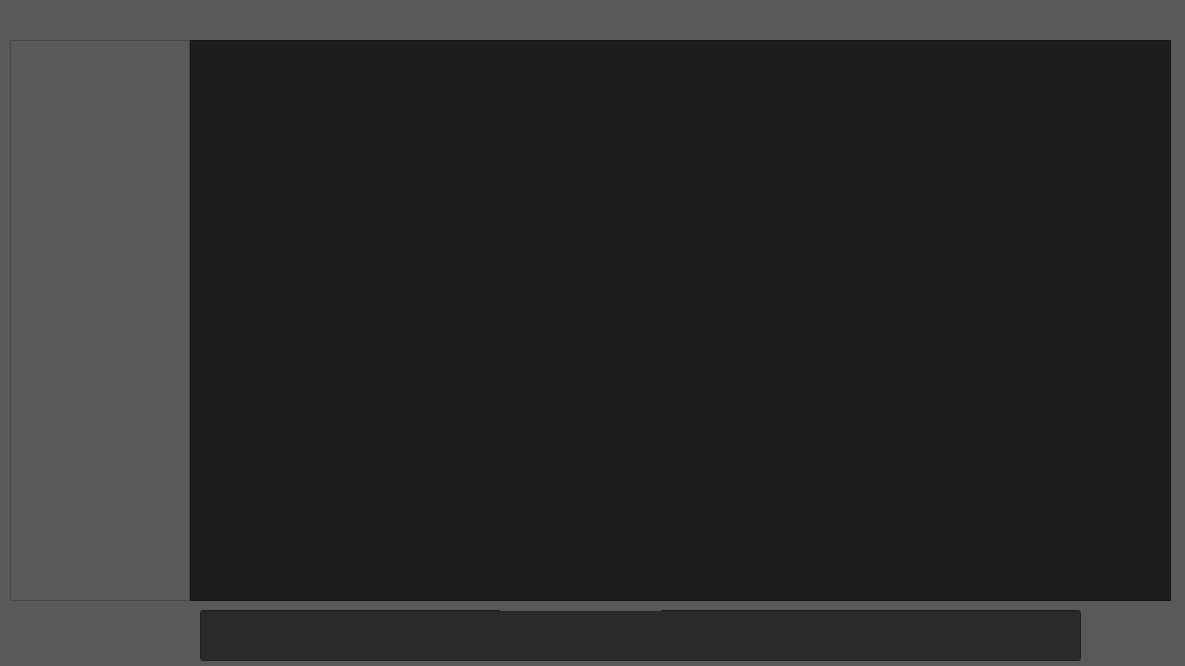
<?xml version="1.0" encoding="UTF-8"?>
<ui version="4.0">
 <class>ChatDialog</class>
 <widget class="QDialog" name="ChatDialog">
  <property name="geometry">
   <rect>
    <x>0</x>
    <y>0</y>
    <width>1185</width>
    <height>666</height>
   </rect>
  </property>
  <property name="windowTitle">
   <string>Chat</string>
  </property>
  <property name="styleSheet">
   <string notr="true">background-color: rgb(89, 89, 89);</string>
  </property>
  <property name="modal">
   <bool>false</bool>
  </property>
  <widget class="QLineEdit" name="lineEdit">
   <property name="geometry">
    <rect>
     <x>200</x>
     <y>610</y>
     <width>881</width>
     <height>51</height>
    </rect>
   </property>
   <property name="styleSheet">
    <string notr="true">background-color: rgb(42, 42, 42);
font: 16pt &quot;Segoe UI Historic&quot;;
color: rgb(255, 255, 255);</string>
   </property>
  </widget>
  <widget class="QLabel" name="label">
   <property name="geometry">
    <rect>
     <x>500</x>
     <y>570</y>
     <width>161</width>
     <height>41</height>
    </rect>
   </property>
   <property name="styleSheet">
    <string notr="true">font: 12pt &quot;Segoe UI&quot;;</string>
   </property>
   <property name="text">
    <string/>
   </property>
  </widget>
  <widget class="QListWidget" name="listWidget">
   <property name="geometry">
    <rect>
     <x>10</x>
     <y>40</y>
     <width>180</width>
     <height>561</height>
    </rect>
   </property>
   <property name="minimumSize">
    <size>
     <width>180</width>
     <height>0</height>
    </size>
   </property>
   <property name="maximumSize">
    <size>
     <width>180</width>
     <height>16777215</height>
    </size>
   </property>
   <property name="focusPolicy">
    <enum>Qt::NoFocus</enum>
   </property>
   <property name="styleSheet">
    <string notr="true">font: 16pt &quot;Segoe UI Historic&quot;;
color: rgb(179, 179, 179);</string>
   </property>
  </widget>
  <widget class="QTextEdit" name="textEdit">
   <property name="geometry">
    <rect>
     <x>190</x>
     <y>40</y>
     <width>981</width>
     <height>561</height>
    </rect>
   </property>
   <property name="focusPolicy">
    <enum>Qt::NoFocus</enum>
   </property>
   <property name="styleSheet">
    <string notr="true">background-color: rgb(29, 29, 29);
font: 16pt &quot;Segoe UI Historic&quot;;
color: rgb(255, 255, 255);</string>
   </property>
   <property name="readOnly">
    <bool>true</bool>
   </property>
  </widget>
  <widget class="QLabel" name="label_2">
   <property name="geometry">
    <rect>
     <x>10</x>
     <y>620</y>
     <width>161</width>
     <height>41</height>
    </rect>
   </property>
   <property name="text">
    <string/>
   </property>
  </widget>
 </widget>
 <resources/>
 <connections/>
</ui>
